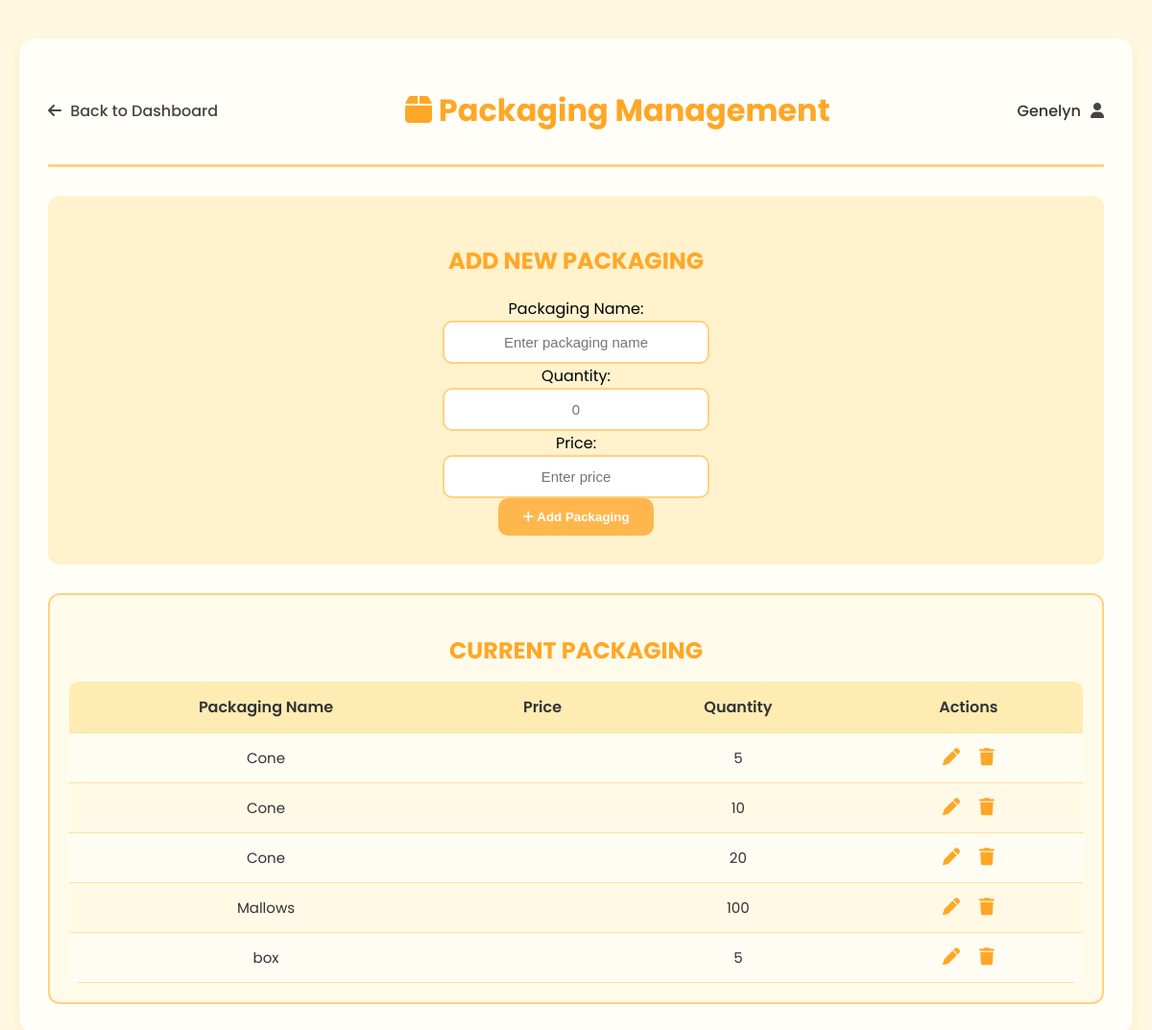
Screenshot of /packaging/ (signed in) with the database file from the repository.
### dashboard/models.py (models this page shows, shortened)
class Packaging(models.Model):
    name = models.CharField(max_length=100)
    quantity = models.PositiveIntegerField(default=0)

### dashboard/views.py (the view, shortened to what this page needs)
# urls.py: path('packaging/', views.add_packaging, name='packaging'),
def add_packaging(request):
    packaging_list = Packaging.objects.all().order_by('name')
    packaging_to_edit = None
    if 'edit' in request.GET:
        packaging_to_edit = get_object_or_404(Packaging, id=request.GET['edit'])
    return render(request, 'dashboard/packaging.html', {
        'packaging_list': packaging_list,
        'packaging_to_edit': packaging_to_edit
    })

### dashboard/templates/dashboard/packaging.html (shortened to what this page needs)
{% load static %}
<!DOCTYPE html>
<html lang="en">
<head>
  <link rel="stylesheet" href="https://cdnjs.cloudflare.com/ajax/libs/font-awesome/6.5.0/css/all.min.css">
  <link rel="stylesheet" href="{% static 'css/packaging.css' %}">
</head>
<body>
  <div class="container">
    <header class="header">
      <a href="{% url 'home' %}" class="back-btn">
        <i class="fa-solid fa-arrow-left"></i> Back to Dashboard
      </a>
      <h1><i class="fa-solid fa-box"></i> Packaging Management</h1>
      <div class="admin-profile">
        <span>{{ request.user.username|title }}</span>
        <i class="fa-solid fa-user"></i>
      </div>
    </header>
    <section class="add-form">
      <h2>ADD NEW PACKAGING</h2>
      <form method="POST" action="{% url 'add_packaging' %}">
        <div class="form-section">
          <div>
            <label>Packaging Name:</label><br>
            <input type="text" name="name" placeholder="Enter packaging name" required>
          </div>
          <div>
            <label>Quantity:</label><br>
            <input type="number" name="quantity" placeholder="0" min="0" required>
          </div>
          <div>
            <label>Price:</label><br>
            <input type="text" name="price" placeholder="Enter price">
          </div>
          <button type="submit" class="add-btn">
            <i class="fa-solid fa-plus"></i> Add Packaging
          </button>
        </div>
      </form>
    </section>
    <section class="flavor-list">
      <h2>CURRENT PACKAGING</h2>
      <table>
        <thead>
          <tr>
            <th>Packaging Name</th>
            <th>Price</th>
            <th>Quantity</th>
            <th>Actions</th>
          </tr>
        </thead>
        <tbody>
          {% for pack in packaging_list %}
            <tr>
              {% if packaging_to_edit and packaging_to_edit.id == pack.id %}
                <form method="POST" action="{% url 'packaging' %}" class="inline-edit-form">
                  {% csrf_token %}
                  <td><input type="text" name="name" value="{{ pack.name }}"></td>
                  <td><input type="text" name="price" value="{{ pack.price }}"></td>
                  <td><input type="number" name="quantity" value="{{ pack.quantity }}"></td>
                  <td class="actions">
                    <button type="submit" name="action" value="update_packaging">Save</button>
                    <a href="{% url 'packaging' %}" class="cancel-btn">Cancel</a>
                    <input type="hidden" name="packaging_id" value="{{ pack.id }}">
                  </td>
                </form>
              {% else %}
                <td>{{ pack.name }}</td>
                <td>{{ pack.price }}</td>
                <td>{{ pack.quantity }}</td>
                <td class="actions">
                  <a href="{% url 'packaging' %}?edit={{ pack.id }}" title="Edit"><i class="fa-solid fa-pen"></i></a>
                  <a href="{% url 'delete_packaging' pack.id %}"
                     onclick="return confirm('Are you sure you want to delete {{ pack.name }}?')"
                     title="Delete"><i class="fa-solid fa-trash"></i></a>
                </td>
              {% endif %}
            </tr>
          {% empty %}
            <tr><td colspan="4" class="no-data">No packaging found.</td></tr>
          {% endfor %}
        </tbody>
      </table>
    </section>
  </div>
</body>
</html>

### dashboard/static/css/packaging.css (style rules this page uses)
body { font-family: 'Poppins', sans-serif; background-color: #fff8e1; margin: 0; padding: 0; }
.container { max-width: 1100px; margin: 40px auto; background: #fffef8; border-radius: 15px; box-shadow: 0 4px 12px rgba(255, 188, 61, 0.2); padding: 30px; }
.header { display: flex; align-items: center; justify-content: space-between; border-bottom: 3px solid #ffd27f; padding-bottom: 10px; }
.header h1 { color: #ffa726; font-weight: 700; }
.back-btn { color: #444; text-decoration: none; font-weight: 500; }
.back-btn i { margin-right: 5px; }
.admin-profile { display: flex; align-items: center; gap: 10px; color: #333; font-weight: 500; }
.admin-profile i { color: #444; }
.add-form { background-color: #fff2cc; border-radius: 12px; padding: 30px; text-align: center; margin-top: 30px; }
.add-form h2 { color: #ffa726; font-weight: 700; margin-bottom: 20px; }
.add-form form { display: flex; justify-content: center; gap: 15px; flex-wrap: wrap; }
.add-form input { padding: 12px; border: 2px solid #ffd27f; border-radius: 10px; width: 250px; text-align: center; font-size: 15px; outline: none; }
.add-btn { background-color: #ffb74d; color: #fff; border: none; border-radius: 10px; padding: 12px 25px; font-weight: 600; cursor: pointer; transition: 0.3s ease; }
.flavor-list { background: #fffbea; border: 2px solid #ffd27f; border-radius: 12px; margin-top: 30px; padding: 20px; }
.flavor-list h2 { text-align: center; color: #ffa726; font-weight: 700; margin-bottom: 15px; }
table { width: 100%; border-collapse: collapse; background-color: #fffdf3; border-radius: 10px; overflow: hidden; }
th, td { padding: 14px; text-align: center; border-bottom: 1px solid #ffe29a; }
th { background-color: #ffecb3; color: #333; font-weight: 600; }
td { color: #333; font-size: 15px; }
tr:nth-child(even) { background-color: #fff9e6; }
.actions a { margin: 0 8px; color: #ffa726; text-decoration: none; transition: 0.3s; }
.actions i { font-size: 18px; }

### dashboard/templates/dashboard/packaging.html (style rules this page uses)
input[type=number] { -moz-appearance: textfield; }

### rows the page displays
Packaging: name "Cone", quantity "5"
Packaging: name "Cone", quantity "10"
Packaging: name "Cone", quantity "20"
Packaging: name "Mallows", quantity "100"
Packaging: name "box", quantity "5"

### other values shown
{{ request.user.username|title }} "Genelyn"
